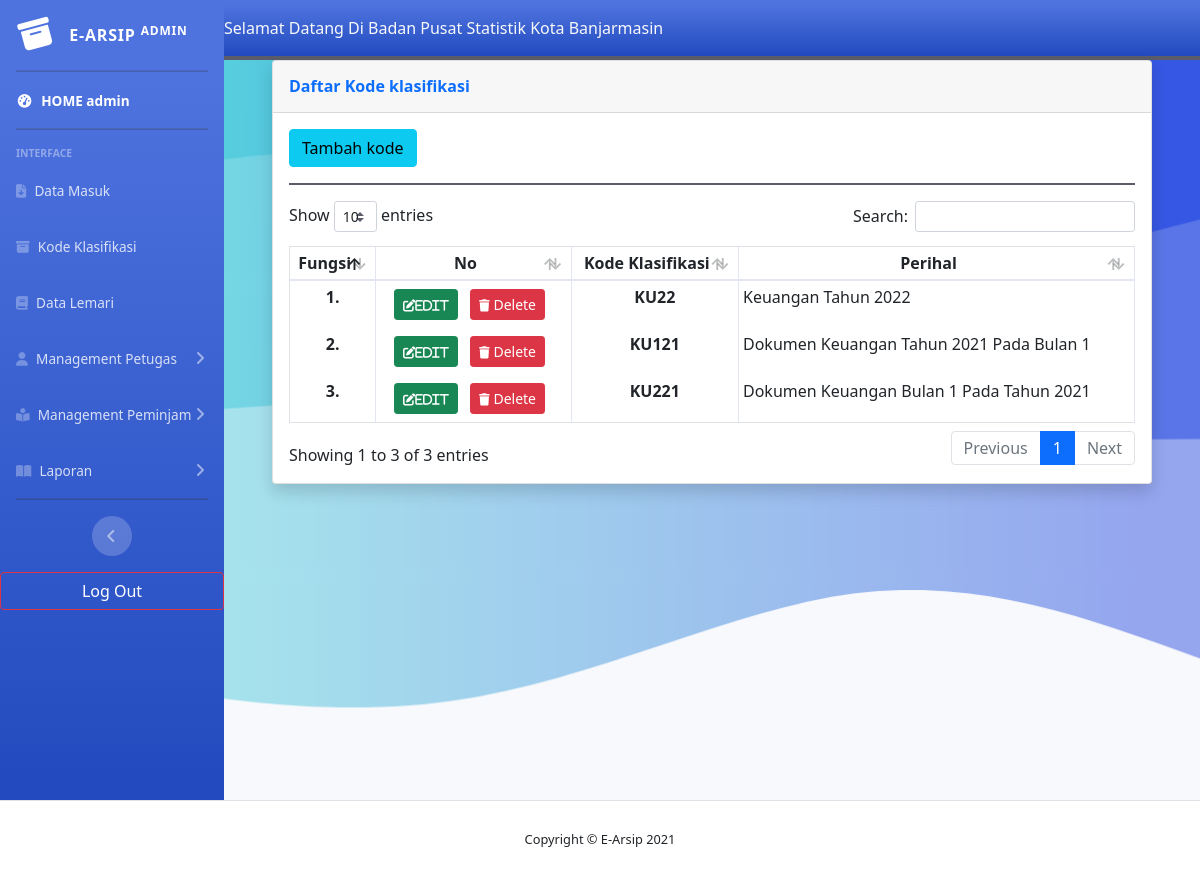
Page /home_admin.php?halaman=klasifikasi (signed in) on the committed database.
### tables this page shows
CREATE TABLE `tbklasifikasi` (
  `id` int(15) NOT NULL,
  `kode1` varchar(50) NOT NULL,
  `kode2` int(50) NOT NULL,
  `ket` text NOT NULL
);

### model/klasifikasi/klasifikasi.php (the view, shortened to what this page needs)
<?php
include 'config/koneksi.php';
?>
<div class="container-fluid">
    <div class="card shadow mb-4">
        <div class="card-header py-3">
            <h6 class="m-0 font-weight-bold text-primary">Daftar Kode klasifikasi</h6>
        </div>
        <div class="card-body">
            <div class="table-responsive">
                <div class="border-bottom-dark border-2 mb-3">
                    <a class="btn btn-info mb-3" data-toggle="modal" data-target="#tambahData">Tambah kode </a>
                </div>
                <table class="table table-bordered table-hover table-sm" id="dataTable" width="auto" cellspacing="0">
                    <thead class=" text-center">
                        <tr>
                            <th>Fungsi</th>
                            <th>No</th>
                            <th>Kode Klasifikasi</th>
                            <th>Perihal</th>
                        </tr>
                    </thead>
                    <tbody>
                        <?php
                        $qtampil = mysqli_query($koneksi, 'SELECT * FROM tbklasifikasi');
                        $no = 1;
                        while ($d = mysqli_fetch_assoc($qtampil)) {
                        ?>
                            <tr>
                                <th class="text-center"><?= $no++ . '.'; ?></th>
                                <td class="text-center p-2">
                                    <a id="tubah" data-toggle="modal" data-target="#modalUbah" data-id="<?= $d['id_klas']; ?>" data-kode1="<?= $d['kode1']; ?>" data-kode2="<?= $d['kode2']; ?>" data-ket="<?= $d['ket']; ?>" class="btn btn-success btn-sm mr-2"><i class="fas fa-edit fa-sm">Edit</i></a>
                                    <a class="btn btn-danger btn-sm mr-2" href="?halaman=klasifikasi&hal=dlt&id=<?= $d['id_klas']; ?>" name="hapus" onclick="return confirm('Apakah yakin ingin menghapus ini?')">
                                        <i class="fas fa-trash fa-sm"></i> Delete</a>
                                </td>
                                <th class="text-center"><?= $d['kode1'] . $d['kode2']; ?></th>
                                <td class=" text-capitalize"><?= $d['ket']; ?></td>
                            </tr>
                        <?php } ?>
                    </tbody>
                </table>
            </div>
        </div>
    </div>
</div>

### template/header.php (shortened to what this page needs)
<!DOCTYPE html>
<html lang="en">
<head>
    <link href="assets/vendor/fontawesome-free/css/all.min.css" rel="stylesheet" type="text/css">
    <link href="assets/vendor/fontawesome-free/css/font-awesome.min.css" rel="stylesheet" type="text/css">
    <link href="vendor/datatables/dataTables.bootstrap4.min.css" rel="stylesheet">
    <link href="assets/css/sb-admin-2.css" rel="stylesheet">
    <link rel="stylesheet" href="assets/css/sb-admin-2.min.css">
    <link rel="stylesheet" href="assets/dist/css/bootstrap.min.css">
</head>
<body id="page-top">
    <div id="wrapper">
        <ul class="navbar-nav bg-gradient-primary sidebar sidebar-dark accordion" id="accordionSidebar">
            <a class="sidebar-brand d-flex align-items-center justify-content-center" href="index.php">
                <div class="sidebar-brand-icon rotate-n-15">
                    <i class="fas fa-archive"></i>
                </div>
                <div class="sidebar-brand-text mx-3">E-ARSIP <sup>ADMIN</sup></div>
            </a>
            <hr class="sidebar-divider my-0">
            <li class="nav-item active">
                <a class="nav-link" href="?halaman=home">
                    <i class="fas fa-fw fa-tachometer-alt"></i>
                    <span>HOME <?= $_SESSION['level']; ?></span></a>
            </li>
            <hr class="sidebar-divider">
            <div class="sidebar-heading">
                Interface
            </div>
            <li class=" nav-item">
                <a class="nav-link collapsed" href="?halaman=surat-masuk">
                    <i class=" fas fa-file-download"></i>
                    <span>Data Masuk</span>
                </a>
            </li>
            <li class=" nav-item">
                <a class="nav-link collapsed" href="?halaman=klasifikasi">
                    <i class=" fas fa-archive"></i>
                    <span>Kode Klasifikasi</span>
                </a>
            </li>
            <li class=" nav-item">
                <a class="nav-link collapsed" href="?halaman=lemari">
                    <i class="fas fa-book"></i></i>
                    <span>Data Lemari</span>
                </a>
            </li>
            <li class="nav-item">
                <a class="nav-link collapsed" href="#" data-toggle="collapse" data-target="#collapseUtilities" aria-expanded="true" aria-controls="collapseUtilities">
                    <i class="fas fa-user"></i>
                    <span>Management Petugas</span>
                </a>
            </li>
            <li class="nav-item">
                <a class="nav-link collapsed" href="#" data-toggle="collapse" data-target="#peminjam" aria-expanded="true" aria-controls="collapseUtilities">
                    <i class="fas fa-book-reader"></i>
                    <span>Management Peminjam</span>
                </a>
            </li>
            <li class="nav-item">
                <a class="nav-link collapsed" href="#" data-toggle="collapse" data-target="#laporan" aria-expanded="true" aria-controls="collapseUtilities">
                    <i class="fas fa-book-open"></i>
                    <span>Laporan</span>
                </a>
            </li>
            <hr class="sidebar-divider d-none d-md-block">
            <div class="text-center d-none d-md-inline">
                <button class="rounded-circle border-0" id="sidebarToggle"></button>
            </div>
            <a type="button" class="btn btn-outline-danger text-white position-relative align-bottom" href="logout.php" role="alert">Log Out</a>
        </ul>
        <div id="content-wrapper" class="d-flex flex-column" style="background-image: url(file/svg3.png);background-size: 100% 100%;
background-attachment:fixed;">
            <div id="content">
                <marquee class="py-3 border-bottom-dark bg-gradient-primary text-light">Selamat Datang Di Badan Pusat Statistik Kota Banjarmasin</marquee>

### home_admin.php
<?php require_once 'template/header.php' ?>
<div class="container-fluid">
    <div class="container-md px-4">
        <?php require_once 'konten/konten.php' ?>
    </div>
</div>
<br>
<?php require_once 'template/footer.php' ?>

### konten/konten.php (shortened to what this page needs)
<?php
@$halaman = $_GET['halaman'];
if ($halaman == "home") {
	require_once 'model/adminhome.php';
} elseif ($halaman == 'data-pegawai') {
	require_once 'model/admin/data_pegawai.php';
} elseif ($halaman == "data-arsip") {
	if (@$_GET['hal'] == "tambah" || @$_GET['hal'] == "edt") {
		include "model/admin/form_arsip.php";
	} else {
		include "model/admin/data_arsip.php";
	}
} elseif ($halaman == 'klasifikasi') {
	require_once('model/klasifikasi/klasifikasi.php');
} elseif ($halaman == 'data-petugas') {
	require_once 'model/petugas/data.php';
} elseif ($halaman == 'tambah-petugas') {
	require_once 'model/petugas/form.php';
} elseif ($halaman == 'peminjam') {
	if (@$_GET['hal'] == "kembali") {
		require_once 'model/peminjam/peminjam.php';
	} else {
		require_once 'model/peminjam/peminjam.php';
	}
} elseif ($halaman == 'data-pinjam') {
	require_once 'model/peminjam/data.php';
} elseif ($halaman == "data-dokumen") {
	if (@$_GET['hal'] == "tambah" || @$_GET['hal'] == "ubah") {
		require_once "model/dokumen/form.php";
	} else {
		include "model/dokumen/dokumen.php";
	}
} elseif ($halaman == "lemari") {
	if (@$_GET['hal'] == "hapus") {
		require_once('model/lemari/lemari.php');
	}
	require_once "model/lemari/lemari.php";
} elseif ($halaman == "spm") {
	require_once('model/laporan/data_spm.php');
} elseif ($halaman == "spd") {
	require_once('model/laporan/data_spd.php');
} else {
	require_once 'model/adminhome.php';
}

### template/footer.php (shortened to what this page needs)
</div>
</div>
</div>
<footer class="sticky-footer bg-white border-top">
    <div class="container my-auto">
        <div class="copyright text-center my-auto">
            <span>Copyright &copy; E-Arsip 2021</span>
        </div>
    </div>
</footer>
</body>
</html>

### rows in the picture
tbklasifikasi: kode1 "KU", kode2 "22", ket "Keuangan Tahun 2022"
tbklasifikasi: kode1 "KU", kode2 "121", ket "Dokumen Keuangan Tahun 2021 Pada Bulan 1"
tbklasifikasi: kode1 "KU", kode2 "221", ket "Dokumen Keuangan Bulan 1 Pada Tahun 2021"

### other values in the picture
$_SESSION['level'] "admin"
